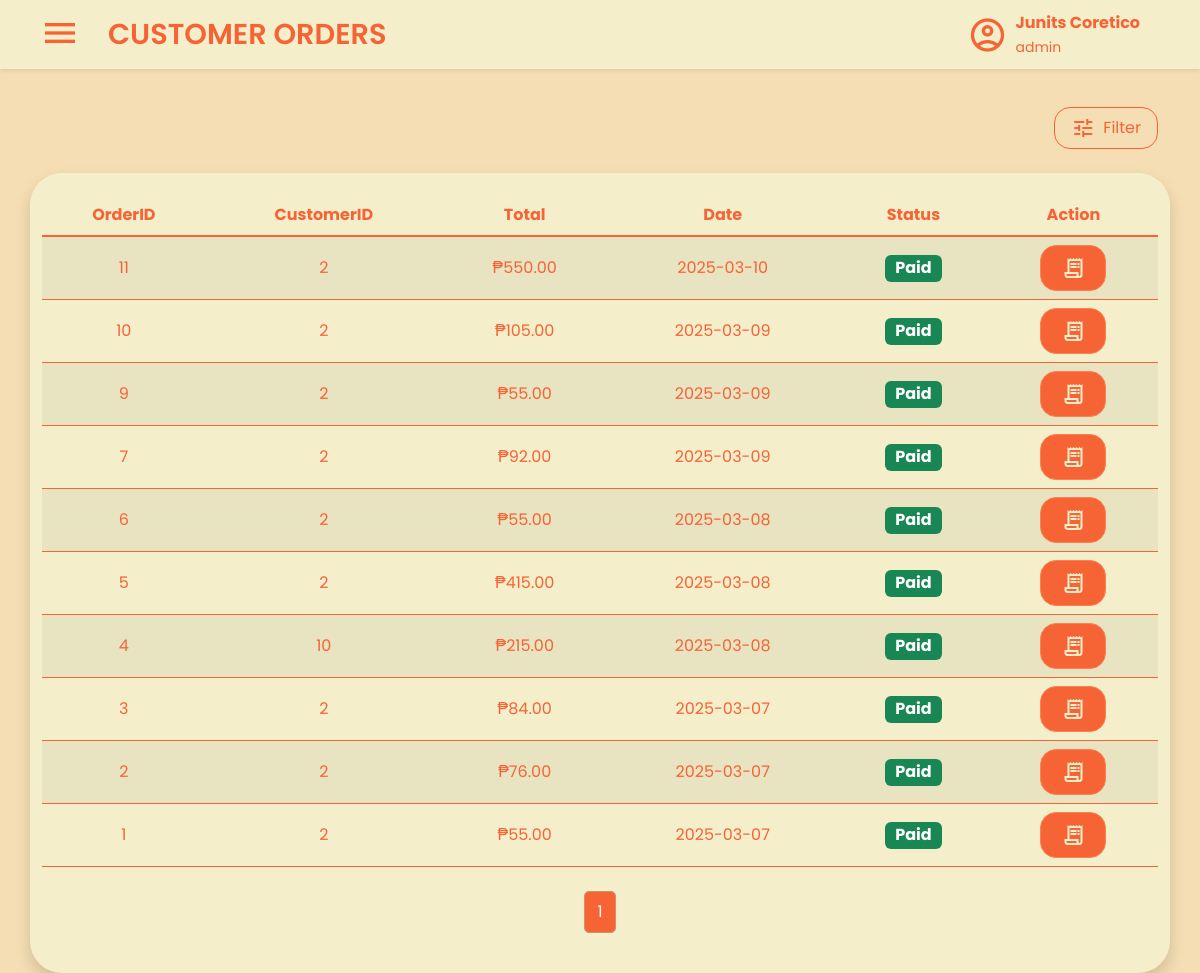
Page /views/orders.php (signed in) on the earlier database version.
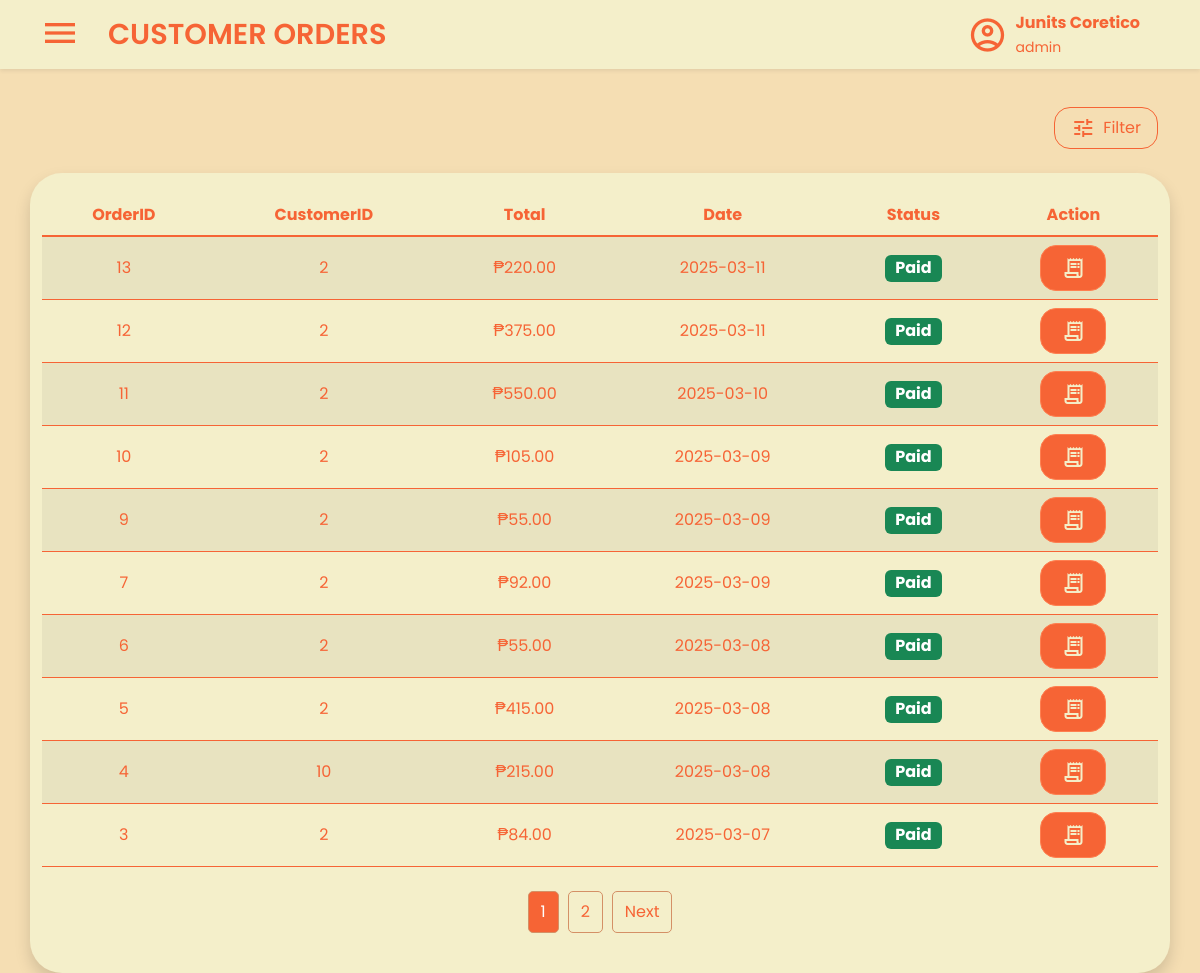
Same page on the later database version.
### tables this page shows
CREATE TABLE `orders` (
  `OrderID` int(11) NOT NULL AUTO_INCREMENT,
  `CustomerID` int(11) DEFAULT NULL,
  `Date` datetime NOT NULL,
  `Total` decimal(10,2) NOT NULL,
  `Status` char(5) NOT NULL,
  `Delivery` int(11) DEFAULT NULL,
  `Created_At` datetime NOT NULL DEFAULT current_timestamp(),
  `Created_By` int(11) NOT NULL,
  `Updated_At` datetime NOT NULL DEFAULT current_timestamp() ON UPDATE current_timestamp(),
  `Updated_By` int(11) NOT NULL,
  PRIMARY KEY (`OrderID`),
  KEY `CustomerID` (`CustomerID`),
  KEY `Created_By` (`Created_By`),
  KEY `Updated_By` (`Updated_By`)
);

### views/orders.php (the view, shortened to what the changed rows need)
<?php
include '../database/database.php';
$records_per_page = 10;
$page = isset($_GET['page']) && is_numeric($_GET['page']) ? (int) $_GET['page'] : 1;
$offset = ($page - 1) * $records_per_page;
$where_clause = "";
$params = [];
$types = "";
$total_query = "SELECT COUNT(*) AS total FROM Orders " . $where_clause;
$count_stmt = $conn->prepare($total_query);
$count_stmt->execute();
$count_result = $count_stmt->get_result();
$total_row = $count_result->fetch_assoc();
$total_records = $total_row['total'];
$total_pages = ceil($total_records / $records_per_page);
$query = "SELECT OrderID, CustomerID, Date, Status, Total
          FROM Orders " . $where_clause . "
          ORDER BY Date DESC
          LIMIT ? OFFSET ?";
$stmt = $conn->prepare($query);
if (!empty($where_clause)) {
  $params[] = $records_per_page;
  $params[] = $offset;
  $types .= "ii";
  $stmt->bind_param($types, ...$params);
} else {
  $stmt->bind_param("ii", $records_per_page, $offset);
}
$stmt->execute();
$result = $stmt->get_result();
?>
<!DOCTYPE html>
<html lang="en">
<head>
  <link rel="stylesheet" href="../statics/products-style.css" />
  <link rel="stylesheet" href="../statics/style.css" />
  <link rel="stylesheet" href="../statics/css/bootstrap.min.css" />
</head>
<body class="main">
  <div class="container mt-4 pt-5">
    <div class="row align-items-center justify-content-end">
      <div class="container-fluid mt-4 rounded-5 shadow">
        <div class="table-responsive mb-3">
          <table class="table table-striped rounded-3">
            <thead>
              <tr>
                <th class="text-center">OrderID</th>
                <th class="text-center">CustomerID</th>
                <th class="text-center">Total</th>
                <th class="text-center">Date</th>
                <th class="text-center">Status</th>
                <th class="text-center">Action</th>
              </tr>
            </thead>
            <tbody class="table-group-divider">
              <?php
              if ($result->num_rows > 0) {
                while ($row = $result->fetch_assoc()) {
                  echo "<tr>";
                  echo "<td class='align-middle text-center'>{$row['OrderID']}</td>";
                  echo "<td class='align-middle text-center'>{$row['CustomerID']}</td>";
                  echo "<td class='align-middle text-center'>₱" . number_format($row['Total'], 2) . "</td>";
                  echo "<td class='align-middle text-center'>" . date("Y-m-d", strtotime($row['Date'])) . "</td>";
                  $status = $row['Status'];
                  $badgeClass = ($status == 'Paid') ? 'text-bg-success' : (($status == 'Pending') ? 'text-bg-warning' : 'text-bg-danger');
                  echo "<td class='align-middle text-center'><span class='badge $badgeClass fs-6'>{$status}</span></td>";
                  echo "<td class='align-middle text-center'>
                    <button
                    class='btn add-product-button btn-primary rounded-4 d-block mx-auto d-flex align-items-center justify-content-center preview-order'
                    data-id='{$row['OrderID']}'
                    >
                        <span class='material-icons-outlined'>receipt_long</span>
                    </button>
                  </td>";
                  echo "</tr>";
                }
              } else {
                echo "<tr><td colspan='6' class='text-center text-muted py-3'>There's no order yet.</td></tr>";
              }
              ?>
            </tbody>
          </table>
          <nav>
            <ul class="pagination justify-content-center">
              <?php for ($i = 1; $i <= $total_pages; $i++): ?>
                <li class="page-item <?php echo ($i == $page) ? 'active' : ''; ?>">
                  <a class="page-link focus-ring" href="?page=<?php echo $i; ?>"><?php echo $i; ?></a>
                </li>
              <?php endfor; ?>
              <?php if ($page < $total_pages): ?>
                <li class="page-item">
                  <a class="page-link focus-ring" href="?page=<?php echo $page + 1; ?>">Next</a>
                </li>
              <?php endif; ?>
            </ul>
          </nav>
        </div>
      </div>
    </div>
  </div>
</body>
</html>

Differences in the rows shown:
no longer on this page (row unchanged): orders: OrderID "2", CustomerID "2", Total "76.00", Date "2025-03-07", Status "Paid"
no longer on this page (row unchanged): orders: OrderID "1", CustomerID "2", Total "55.00", Date "2025-03-07", Status "Paid"
added orders: OrderID "13", CustomerID "2", Total "220.00", Date "2025-03-11", Status "Paid"
added orders: OrderID "12", CustomerID "2", Total "375.00", Date "2025-03-11", Status "Paid"
Other differences:
new list line: "2"
text now shown: "Next"
